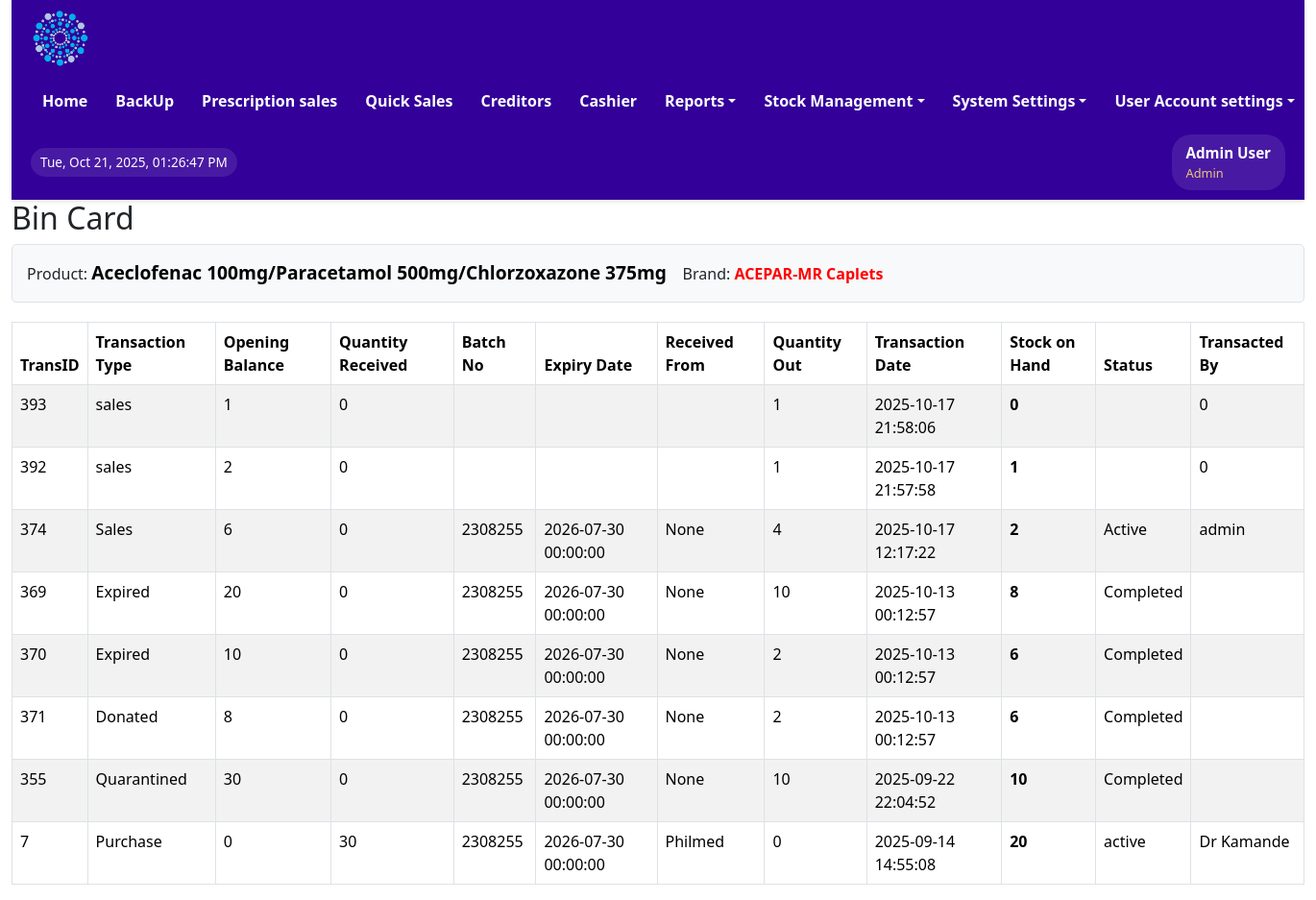
/stocks/view_transactions.php?brandname=ACEPAR-MR+Caplets (signed in), run on the app's committed database.
### tables this page shows
CREATE TABLE IF NOT EXISTS `users` (
  `user_id` int NOT NULL AUTO_INCREMENT,
  `first_name` varchar(100) NOT NULL,
  `last_name` varchar(100) NOT NULL,
  `email` varchar(100) NOT NULL,
  `password` varchar(100) DEFAULT NULL,
  `username` varchar(100) DEFAULT NULL,
  `sex` varchar(50) NOT NULL,
  `mobile` int NOT NULL,
  `userrole` varchar(100) NOT NULL,
  `staff_number` varchar(50) NOT NULL,
  `date_created` datetime DEFAULT CURRENT_TIMESTAMP,
  PRIMARY KEY (`user_id`),
  UNIQUE KEY `email` (`email`),
  UNIQUE KEY `mobile` (`mobile`),
  UNIQUE KEY `staff_number` (`staff_number`)
);

CREATE TABLE IF NOT EXISTS `stocks` (
  `stockID` int NOT NULL AUTO_INCREMENT,
  `id` int NOT NULL,
  `transactionType` varchar(100) DEFAULT NULL,
  `productname` varchar(100) NOT NULL,
  `brandname` varchar(500) DEFAULT NULL,
  `reorderLevel` int DEFAULT NULL,
  `openingBalance` double DEFAULT '0',
  `quantityIn` int DEFAULT NULL,
  `batch` varchar(50) DEFAULT NULL,
  `expiryDate` datetime DEFAULT NULL,
  `receivedFrom` varchar(100) DEFAULT NULL,
  `quantityOut` int DEFAULT '0',
  `transDate` datetime DEFAULT CURRENT_TIMESTAMP,
  `stockBalance` int DEFAULT NULL,
  `status` varchar(100) DEFAULT NULL,
  `transBy` varchar(100) DEFAULT NULL,
  PRIMARY KEY (`stockID`),
  KEY `idx_stocks_brandname_transDate` (`brandname`,`transDate` DESC)
);

### stocks/view_transactions.php (the view, shortened to what this page needs)
<?php
include '../includes/config.php';
include ("../includes/header.php");
if (isset($_GET['brandname'])) {
    $brandname = urldecode($_GET['brandname']);
    $sql = "SELECT stockID, id, transactionType, brandname, productname, reorderLevel, openingBalance, quantityin, batch, expiryDate, receivedFrom, quantityOut, stockBalance, status, transBy, transDate FROM stocks WHERE brandname = ? ORDER BY transDate DESC";
    $stmt = $conn->prepare($sql);
    $stmt->bind_param("s", $brandname);
    $stmt->execute();
    $result = $stmt->get_result();
    $transactions = $result->fetch_all(MYSQLI_ASSOC);
    $productname = !empty($transactions) ? $transactions[0]['productname'] : '';
} else {
    header("Location: viewstocks_sum.php");
    exit();
}
?>
<!DOCTYPE html>
<html lang="en">
<head>
    <link rel="stylesheet" href="../assets/css/bootstrap.min.css" type="text/css">
</head>
<body>
<div class="content-main">
    <h2>Bin Card</h2>
    <div class="bin-card-header">
        <div>
            Product: <span class="product-name"><?= htmlspecialchars($productname); ?></span> &nbsp;&nbsp;
            Brand: <span class="brand-name"><?= htmlspecialchars($brandname); ?></span>
        </div>
    </div>
    <table class="table table-bordered table-striped">
        <thead class="thead-dark">
        <tr>
            <th>TransID</th>
            <th>Transaction Type</th>
            <th>Opening Balance</th>
            <th>Quantity Received</th>
            <th>Batch No</th>
            <th>Expiry Date</th>
            <th>Received From</th>
            <th>Quantity Out</th>
            <th>Transaction Date</th>
            <th>Stock on Hand</th>
            <th>Status</th>
            <th>Transacted By</th>
        </tr>
        </thead>
        <tbody>
            <?php if (empty($transactions)): ?>
                <tr>
                    <td colspan="12" class="text-center">No transactions found for this product.</td>
                </tr>
            <?php else: ?>
                <?php foreach ($transactions as $transaction): ?>
                    <tr>
                        <td><?= htmlspecialchars($transaction['stockID'] ?? 'N/A'); ?></td>
                        <td><?= htmlspecialchars($transaction['transactionType'] ?? ''); ?></td>
                        <td><?= htmlspecialchars($transaction['openingBalance'] ?? 0); ?></td>
                        <td><?= htmlspecialchars($transaction['quantityin'] ?? 0); ?></td>
                        <td><?= htmlspecialchars($transaction['batch'] ?? ''); ?></td>
                        <td><?= htmlspecialchars($transaction['expiryDate'] ?? ''); ?></td>
                        <td>
                            <?php
                            if (($transaction['receivedFrom'] ?? '') === '(adjustments)') {
                                echo '<span style="color:red;">' . htmlspecialchars($transaction['receivedFrom']) . '</span>';
                            } else {
                                echo htmlspecialchars($transaction['receivedFrom'] ?? '');
                            }
                            ?>
                        </td>
                        <td><?= htmlspecialchars($transaction['quantityOut'] ?? 0); ?></td>
                        <td><?= htmlspecialchars($transaction['transDate'] ?? ''); ?></td>
                        <td><b><?= htmlspecialchars($transaction['stockBalance'] ?? 0); ?></b></td>
                        <td><?= htmlspecialchars($transaction['status'] ?? ''); ?></td>
                        <td><?= htmlspecialchars($transaction['transBy'] ?? ''); ?></td>
                    </tr>
                <?php endforeach; ?>
            <?php endif; ?>
        </tbody>
    </table>
</div>
</body>
</html>

### includes/header.php (shortened to what this page needs)
<?php
include('config.php');
$userDetails = [
    'user_id' => $_SESSION['user_id'] ?? null,
    'username' => 'Guest',
    'full_name' => 'Guest User',
    'first_name' => 'Guest',
    'last_name' => 'User',
    'email' => '',
    'mobile' => '',
    'userrole' => $_SESSION['userrole'],
    'staff_number' => '',
    'sex' => ''
];
if ($userDetails['user_id']) {
    $stmt = $conn->prepare("SELECT
                user_id, first_name, last_name, email, username,
                sex, mobile, userrole, staff_number
            FROM users
            WHERE user_id = ?");
    $stmt->bind_param("i", $userDetails['user_id']);
    $stmt->execute();
    $result = $stmt->get_result();
    if ($result->num_rows > 0) {
        $dbData = $result->fetch_assoc();
        $userDetails = array_merge($userDetails, [
            'username' => htmlspecialchars($dbData['username']),
            'full_name' => htmlspecialchars($dbData['first_name'] . ' ' . $dbData['last_name']),
            'first_name' => htmlspecialchars($dbData['first_name']),
            'last_name' => htmlspecialchars($dbData['last_name']),
            'email' => htmlspecialchars($dbData['email']),
            'mobile' => htmlspecialchars($dbData['mobile']),
            'sex' => htmlspecialchars($dbData['sex']),
            'staff_number' => htmlspecialchars($dbData['staff_number']),
            'userrole' => htmlspecialchars($dbData['userrole'])
        ]);
    }
}
$userrole = $userDetails['userrole'];
$full_name = $userDetails['full_name'];
?>
<!DOCTYPE html>
<html lang="en">
<head>
    <link rel="stylesheet" href="../assets/css/bootstrap.min.css" type="text/css">
</head>
<body>
    <div class="container-fluid">
        <div class="main-header">
            <div class="header-content">
                <div class="logo-container">
                    <img src="../assets/images/Logo-round-nobg-2.png" alt="Pharmacy Logo">
                </div>
                <nav class="main-nav">
                    <ul class="nav-list">
                        <?php if (in_array($userrole, ['Admin', 'Supervisor', 'Manager'])) : ?>
                            <li class="nav-item"><a href="../dashboard/admin_dashboard.php" class="nav-link">Home</a></li>
                            <li class="nav-item"><a href="../Backup/backup.php" class="nav-link">BackUp</a></li>
                            <li class="nav-item"><a href="../sales/orders.php" class="nav-link">Prescription sales</a></li>
                            <li class="nav-item"><a href="../sales/direct_orders.php" class="nav-link">Quick Sales</a></li>
                            <li class="nav-item"><a href="../views/view_credit_sales.php" class="nav-link">Creditors</a></li>
                            <li class="nav-item"><a href="../sales/view_order.php" class="nav-link">Cashier</a></li>
                        <?php endif; ?>
                        <?php if (in_array($userrole, ['Admin', 'Supervisor', 'Manager'])) : ?>
                        <li class="dropdown">
                            <a href="#" class="dropdown-toggle">Reports</a>
                        </li>
                        <?php endif; ?>
                        <?php if (in_array($userrole, ['Admin', 'Supervisor', 'Manager', 'Cashier'])) : ?>
                        <li class="dropdown">
                            <a href="#" class="dropdown-toggle">Stock Management</a>
                        </li>
                        <?php endif; ?>
                        <?php if (in_array($userrole, ['Admin'])) : ?>
                        <li class="dropdown">
                            <a href="#" class="dropdown-toggle">System Settings</a>
                        </li>
                        <?php endif; ?>
                        <?php if (in_array($userrole, ['Admin', 'Supervisor', 'Manager', 'Cashier', 'Cleaner', 'Security', 'Pharmtech'])) : ?>
                        <li class="dropdown user-menu">
                            <a href="#" class="dropdown-toggle">User Account settings</a>
                        </li>
                        <?php endif; ?>
                    </ul>
                </nav>
                <div id="date-time" class="date-time-display"></div>
                <div class="user-info-header">
                    <div class="user-details">
                        <span class="user-name"><?php echo htmlspecialchars($full_name); ?></span>
                        <span class="user-role"><?php echo htmlspecialchars($userrole); ?></span>
                    </div>
                </div>
            </div>
        </div>
</body>
</html>

### includes/header.php (style rules this page uses)
* { box-sizing:border-box;margin:0;padding:0 }
.main-header { background-color:#330099;padding:10px 20px;box-shadow:0 2px 4px rgba(0,0,0,0.1);position:sticky;top:0;z-index:1000;min-height:70px;color:#FFF }
.header-content { display:flex;align-items:center;justify-content:space-between;width:100%;margin:0 auto;gap:15px;flex-wrap:wrap }
.logo-container { display:flex;align-items:center }
.logo-container img { height:60px;width:auto }
.user-info-header { display:flex;align-items:center;gap:10px;background:rgba(255,255,255,0.1);padding:8px 15px;border-radius:20px;color:#FFF;white-space:nowrap }
.user-info-header .user-details { display:flex;flex-direction:column;align-items:flex-start }
.user-info-header .user-name { font-weight:bold;font-size:0.95em }
.user-info-header .user-role { font-size:0.8em;opacity:0.9;color:#FBD875 }
.main-nav { display:flex;align-items:center }
.main-nav .nav-list { list-style:none;margin:0;padding:0;display:flex;align-items:center;gap:5px }
.main-nav .nav-item,.main-nav .dropdown { color:#FFF }
.main-nav .nav-link,.main-nav .dropdown-toggle { display:block;padding:8px 12px;text-decoration:none;color:#FFF;font-weight:600;white-space:nowrap;border-radius:4px;transition:background 0.1s }
.dropdown { position:relative }
.date-time-display { font-size:0.85em;color:#FFF;padding:5px 10px;background:rgba(255,255,255,0.1);border-radius:15px;white-space:nowrap }

### stocks/view_transactions.php (style rules this page uses)
.product-name { color: black; font-weight: bold; font-size: 1.2em; }
.brand-name { color: red; font-weight: bold; }
.bin-card-header { background-color: #f8f9fa; padding: 15px; border-radius: 5px; margin-bottom: 20px; border: 1px solid #dee2e6; }

### data on the page
users: userrole "Admin"
stocks: productname "Aceclofenac 100mg/Paracetamol 500mg/Chlorzoxazone 375mg", stockID "393", transactionType "sales", openingBalance "1", quantityIn "0", quantityOut "1", transDate "2025-10-17 21:58:06", stockBalance "0", transBy "0"
stocks: stockID "392", transactionType "sales", openingBalance "2", quantityIn "0", quantityOut "1", transDate "2025-10-17 21:57:58", stockBalance "1", transBy "0"
stocks: stockID "374", transactionType "Sales", openingBalance "6", quantityIn "0", batch "2308255", expiryDate "2026-07-30 00:00:00", receivedFrom "None", quantityOut "4", transDate "2025-10-17 12:17:22", stockBalance "2", status "Active", transBy "admin"
stocks: stockID "369", transactionType "Expired", openingBalance "20", quantityIn "0", batch "2308255", expiryDate "2026-07-30 00:00:00", receivedFrom "None", quantityOut "10", transDate "2025-10-13 00:12:57", stockBalance "8", status "Completed"
stocks: stockID "370", transactionType "Expired", openingBalance "10", quantityIn "0", batch "2308255", expiryDate "2026-07-30 00:00:00", receivedFrom "None", quantityOut "2", transDate "2025-10-13 00:12:57", stockBalance "6", status "Completed"
stocks: stockID "371", transactionType "Donated", openingBalance "8", quantityIn "0", batch "2308255", expiryDate "2026-07-30 00:00:00", receivedFrom "None", quantityOut "2", transDate "2025-10-13 00:12:57", stockBalance "6", status "Completed"
stocks: stockID "355", transactionType "Quarantined", openingBalance "30", quantityIn "0", batch "2308255", expiryDate "2026-07-30 00:00:00", receivedFrom "None", quantityOut "10", transDate "2025-09-22 22:04:52", stockBalance "10", status "Completed"
stocks: stockID "7", transactionType "Purchase", openingBalance "0", quantityIn "30", batch "2308255", expiryDate "2026-07-30 00:00:00", receivedFrom "Philmed", quantityOut "0", transDate "2025-09-14 14:55:08", stockBalance "20", status "active", transBy "Dr Kamande"

### other printed values
$full_name "Admin User"
$brandname "ACEPAR-MR Caplets"
